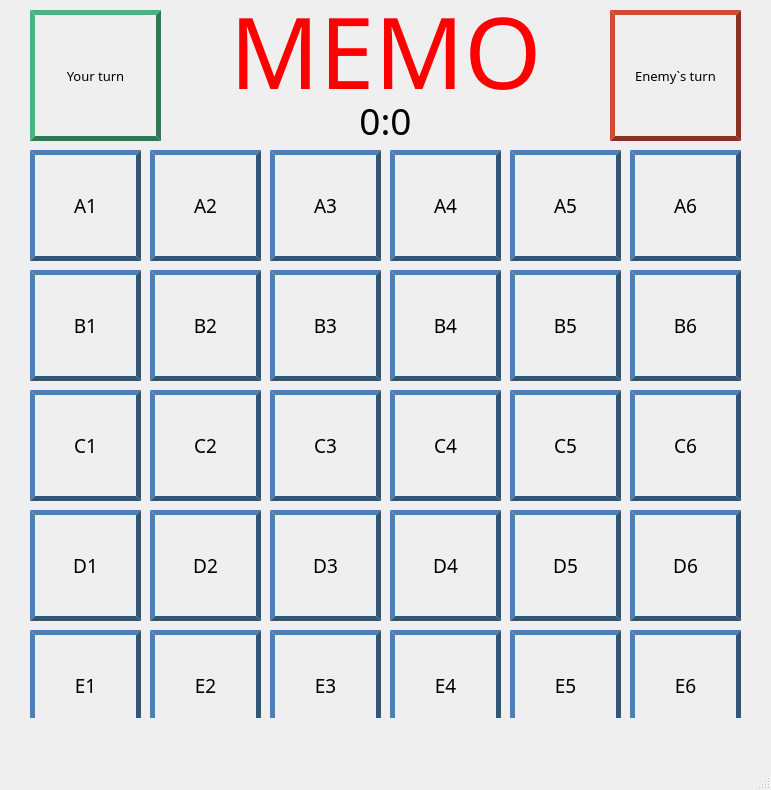
<?xml version="1.0" encoding="UTF-8"?>
<ui version="4.0">
 <class>MainWindow</class>
 <widget class="QMainWindow" name="MainWindow">
  <property name="geometry">
   <rect>
    <x>0</x>
    <y>0</y>
    <width>771</width>
    <height>790</height>
   </rect>
  </property>
  <property name="font">
   <font>
    <family>OCR A Extended</family>
    <pointsize>36</pointsize>
   </font>
  </property>
  <property name="windowTitle">
   <string>MainWindow</string>
  </property>
  <property name="styleSheet">
   <string notr="true">background: rgb(240,240,250)
qlineargradient(spread:pad, x1:0, y1:0, x2:1, y2:0, stop:0 rgba(254, 255,253, 255), stop:1 rgba(252, 253,251, 255))
                </string>
  </property>
  <widget class="QWidget" name="centralwidget">
   <widget class="QPushButton" name="A1">
    <property name="geometry">
     <rect>
      <x>30</x>
      <y>150</y>
      <width>111</width>
      <height>111</height>
     </rect>
    </property>
    <property name="font">
     <font>
      <family>Maki-Sans</family>
      <pointsize>14</pointsize>
     </font>
    </property>
    <property name="styleSheet">
     <string notr="true">QPushButton {
border: 5px solid #357;
border-style: outset;
}
QPushButton:pressed {
border: 5px solid #357;
border-style: outset;
background: rgb(60,90,150);
color: rgb(250,250,255);
}</string>
    </property>
    <property name="text">
     <string>A1</string>
    </property>
    <attribute name="buttonGroup">
     <string notr="true">buttons</string>
    </attribute>
   </widget>
   <widget class="QPushButton" name="A2">
    <property name="geometry">
     <rect>
      <x>150</x>
      <y>150</y>
      <width>111</width>
      <height>111</height>
     </rect>
    </property>
    <property name="font">
     <font>
      <family>Maki-Sans</family>
      <pointsize>14</pointsize>
     </font>
    </property>
    <property name="styleSheet">
     <string notr="true">QPushButton {
border: 5px solid #357;
border-style: outset;
}
QPushButton:pressed {
border: 5px solid #357;
border-style: outset;
background: rgb(60,90,150);
color: rgb(250,250,255);
}</string>
    </property>
    <property name="text">
     <string>A2</string>
    </property>
    <attribute name="buttonGroup">
     <string notr="true">buttons</string>
    </attribute>
   </widget>
   <widget class="QPushButton" name="A4">
    <property name="geometry">
     <rect>
      <x>390</x>
      <y>150</y>
      <width>111</width>
      <height>111</height>
     </rect>
    </property>
    <property name="font">
     <font>
      <family>Maki-Sans</family>
      <pointsize>14</pointsize>
     </font>
    </property>
    <property name="styleSheet">
     <string notr="true">QPushButton {
border: 5px solid #357;
border-style: outset;
}
QPushButton:pressed {
border: 5px solid #357;
border-style: outset;
background: rgb(60,90,150);
color: rgb(250,250,255);
}</string>
    </property>
    <property name="text">
     <string>A4</string>
    </property>
    <attribute name="buttonGroup">
     <string notr="true">buttons</string>
    </attribute>
   </widget>
   <widget class="QPushButton" name="A3">
    <property name="geometry">
     <rect>
      <x>270</x>
      <y>150</y>
      <width>111</width>
      <height>111</height>
     </rect>
    </property>
    <property name="font">
     <font>
      <family>Maki-Sans</family>
      <pointsize>14</pointsize>
     </font>
    </property>
    <property name="styleSheet">
     <string notr="true">QPushButton {
border: 5px solid #357;
border-style: outset;
}
QPushButton:pressed {
border: 5px solid #357;
border-style: outset;
background: rgb(60,90,150);
color: rgb(250,250,255);
}</string>
    </property>
    <property name="text">
     <string>A3</string>
    </property>
    <attribute name="buttonGroup">
     <string notr="true">buttons</string>
    </attribute>
   </widget>
   <widget class="QPushButton" name="A6">
    <property name="geometry">
     <rect>
      <x>630</x>
      <y>150</y>
      <width>111</width>
      <height>111</height>
     </rect>
    </property>
    <property name="font">
     <font>
      <family>Maki-Sans</family>
      <pointsize>14</pointsize>
     </font>
    </property>
    <property name="styleSheet">
     <string notr="true">QPushButton {
border: 5px solid #357;
border-style: outset;
}
QPushButton:pressed {
border: 5px solid #357;
border-style: outset;
background: rgb(60,90,150);
color: rgb(250,250,255);
}</string>
    </property>
    <property name="text">
     <string>A6</string>
    </property>
    <attribute name="buttonGroup">
     <string notr="true">buttons</string>
    </attribute>
   </widget>
   <widget class="QPushButton" name="A5">
    <property name="geometry">
     <rect>
      <x>510</x>
      <y>150</y>
      <width>111</width>
      <height>111</height>
     </rect>
    </property>
    <property name="font">
     <font>
      <family>Maki-Sans</family>
      <pointsize>14</pointsize>
     </font>
    </property>
    <property name="styleSheet">
     <string notr="true">QPushButton {
border: 5px solid #357;
border-style: outset;
}
QPushButton:pressed {
border: 5px solid #357;
border-style: outset;
background: rgb(60,90,150);
color: rgb(250,250,255);
}</string>
    </property>
    <property name="text">
     <string>A5</string>
    </property>
    <attribute name="buttonGroup">
     <string notr="true">buttons</string>
    </attribute>
   </widget>
   <widget class="QLabel" name="label">
    <property name="geometry">
     <rect>
      <x>30</x>
      <y>-10</y>
      <width>711</width>
      <height>121</height>
     </rect>
    </property>
    <property name="font">
     <font>
      <family>Snap ITC</family>
      <pointsize>74</pointsize>
     </font>
    </property>
    <property name="styleSheet">
     <string notr="true">color: rgb(255,0,0);</string>
    </property>
    <property name="text">
     <string>MEMO</string>
    </property>
    <property name="alignment">
     <set>Qt::AlignCenter</set>
    </property>
   </widget>
   <widget class="QPushButton" name="B2">
    <property name="geometry">
     <rect>
      <x>150</x>
      <y>270</y>
      <width>111</width>
      <height>111</height>
     </rect>
    </property>
    <property name="font">
     <font>
      <family>Maki-Sans</family>
      <pointsize>14</pointsize>
     </font>
    </property>
    <property name="styleSheet">
     <string notr="true">QPushButton {
border: 5px solid #357;
border-style: outset;
}
QPushButton:pressed {
border: 5px solid #357;
border-style: outset;
background: rgb(60,90,150);
color: rgb(250,250,255);
}</string>
    </property>
    <property name="text">
     <string>B2</string>
    </property>
    <attribute name="buttonGroup">
     <string notr="true">buttons</string>
    </attribute>
   </widget>
   <widget class="QPushButton" name="B6">
    <property name="geometry">
     <rect>
      <x>630</x>
      <y>270</y>
      <width>111</width>
      <height>111</height>
     </rect>
    </property>
    <property name="font">
     <font>
      <family>Maki-Sans</family>
      <pointsize>14</pointsize>
     </font>
    </property>
    <property name="styleSheet">
     <string notr="true">QPushButton {
border: 5px solid #357;
border-style: outset;
}
QPushButton:pressed {
border: 5px solid #357;
border-style: outset;
background: rgb(60,90,150);
color: rgb(250,250,255);
}</string>
    </property>
    <property name="text">
     <string>B6</string>
    </property>
    <attribute name="buttonGroup">
     <string notr="true">buttons</string>
    </attribute>
   </widget>
   <widget class="QPushButton" name="B4">
    <property name="geometry">
     <rect>
      <x>390</x>
      <y>270</y>
      <width>111</width>
      <height>111</height>
     </rect>
    </property>
    <property name="font">
     <font>
      <family>Maki-Sans</family>
      <pointsize>14</pointsize>
     </font>
    </property>
    <property name="styleSheet">
     <string notr="true">QPushButton {
border: 5px solid #357;
border-style: outset;
}
QPushButton:pressed {
border: 5px solid #357;
border-style: outset;
background: rgb(60,90,150);
color: rgb(250,250,255);
}</string>
    </property>
    <property name="text">
     <string>B4</string>
    </property>
    <attribute name="buttonGroup">
     <string notr="true">buttons</string>
    </attribute>
   </widget>
   <widget class="QPushButton" name="B5">
    <property name="geometry">
     <rect>
      <x>510</x>
      <y>270</y>
      <width>111</width>
      <height>111</height>
     </rect>
    </property>
    <property name="font">
     <font>
      <family>Maki-Sans</family>
      <pointsize>14</pointsize>
     </font>
    </property>
    <property name="styleSheet">
     <string notr="true">QPushButton {
border: 5px solid #357;
border-style: outset;
}
QPushButton:pressed {
border: 5px solid #357;
border-style: outset;
background: rgb(60,90,150);
color: rgb(250,250,255);
}</string>
    </property>
    <property name="text">
     <string>B5</string>
    </property>
    <attribute name="buttonGroup">
     <string notr="true">buttons</string>
    </attribute>
   </widget>
   <widget class="QPushButton" name="B3">
    <property name="geometry">
     <rect>
      <x>270</x>
      <y>270</y>
      <width>111</width>
      <height>111</height>
     </rect>
    </property>
    <property name="font">
     <font>
      <family>Maki-Sans</family>
      <pointsize>14</pointsize>
     </font>
    </property>
    <property name="styleSheet">
     <string notr="true">QPushButton {
border: 5px solid #357;
border-style: outset;
}
QPushButton:pressed {
border: 5px solid #357;
border-style: outset;
background: rgb(60,90,150);
color: rgb(250,250,255);
}</string>
    </property>
    <property name="text">
     <string>B3</string>
    </property>
    <attribute name="buttonGroup">
     <string notr="true">buttons</string>
    </attribute>
   </widget>
   <widget class="QPushButton" name="B1">
    <property name="geometry">
     <rect>
      <x>30</x>
      <y>270</y>
      <width>111</width>
      <height>111</height>
     </rect>
    </property>
    <property name="font">
     <font>
      <family>Maki-Sans</family>
      <pointsize>14</pointsize>
     </font>
    </property>
    <property name="styleSheet">
     <string notr="true">QPushButton {
border: 5px solid #357;
border-style: outset;
}
QPushButton:pressed {
border: 5px solid #357;
border-style: outset;
background: rgb(60,90,150);
color: rgb(250,250,255);
}</string>
    </property>
    <property name="text">
     <string>B1</string>
    </property>
    <attribute name="buttonGroup">
     <string notr="true">buttons</string>
    </attribute>
   </widget>
   <widget class="QPushButton" name="C2">
    <property name="geometry">
     <rect>
      <x>150</x>
      <y>390</y>
      <width>111</width>
      <height>111</height>
     </rect>
    </property>
    <property name="font">
     <font>
      <family>Maki-Sans</family>
      <pointsize>14</pointsize>
     </font>
    </property>
    <property name="styleSheet">
     <string notr="true">QPushButton {
border: 5px solid #357;
border-style: outset;
}
QPushButton:pressed {
border: 5px solid #357;
border-style: outset;
background: rgb(60,90,150);
color: rgb(250,250,255);
}</string>
    </property>
    <property name="text">
     <string>C2</string>
    </property>
    <attribute name="buttonGroup">
     <string notr="true">buttons</string>
    </attribute>
   </widget>
   <widget class="QPushButton" name="C6">
    <property name="geometry">
     <rect>
      <x>630</x>
      <y>390</y>
      <width>111</width>
      <height>111</height>
     </rect>
    </property>
    <property name="font">
     <font>
      <family>Maki-Sans</family>
      <pointsize>14</pointsize>
     </font>
    </property>
    <property name="styleSheet">
     <string notr="true">QPushButton {
border: 5px solid #357;
border-style: outset;
}
QPushButton:pressed {
border: 5px solid #357;
border-style: outset;
background: rgb(60,90,150);
color: rgb(250,250,255);
}</string>
    </property>
    <property name="text">
     <string>C6</string>
    </property>
    <attribute name="buttonGroup">
     <string notr="true">buttons</string>
    </attribute>
   </widget>
   <widget class="QPushButton" name="C4">
    <property name="geometry">
     <rect>
      <x>390</x>
      <y>390</y>
      <width>111</width>
      <height>111</height>
     </rect>
    </property>
    <property name="font">
     <font>
      <family>Maki-Sans</family>
      <pointsize>14</pointsize>
     </font>
    </property>
    <property name="styleSheet">
     <string notr="true">QPushButton {
border: 5px solid #357;
border-style: outset;
}
QPushButton:pressed {
border: 5px solid #357;
border-style: outset;
background: rgb(60,90,150);
color: rgb(250,250,255);
}</string>
    </property>
    <property name="text">
     <string>C4</string>
    </property>
    <attribute name="buttonGroup">
     <string notr="true">buttons</string>
    </attribute>
   </widget>
   <widget class="QPushButton" name="C5">
    <property name="geometry">
     <rect>
      <x>510</x>
      <y>390</y>
      <width>111</width>
      <height>111</height>
     </rect>
    </property>
    <property name="font">
     <font>
      <family>Maki-Sans</family>
      <pointsize>14</pointsize>
     </font>
    </property>
    <property name="styleSheet">
     <string notr="true">QPushButton {
border: 5px solid #357;
border-style: outset;
}
QPushButton:pressed {
border: 5px solid #357;
border-style: outset;
background: rgb(60,90,150);
color: rgb(250,250,255);
}</string>
    </property>
    <property name="text">
     <string>C5</string>
    </property>
    <attribute name="buttonGroup">
     <string notr="true">buttons</string>
    </attribute>
   </widget>
   <widget class="QPushButton" name="C3">
    <property name="geometry">
     <rect>
      <x>270</x>
      <y>390</y>
      <width>111</width>
      <height>111</height>
     </rect>
    </property>
    <property name="font">
     <font>
      <family>Maki-Sans</family>
      <pointsize>14</pointsize>
     </font>
    </property>
    <property name="styleSheet">
     <string notr="true">QPushButton {
border: 5px solid #357;
border-style: outset;
}
QPushButton:pressed {
border: 5px solid #357;
border-style: outset;
background: rgb(60,90,150);
color: rgb(250,250,255);
}</string>
    </property>
    <property name="text">
     <string>C3</string>
    </property>
    <attribute name="buttonGroup">
     <string notr="true">buttons</string>
    </attribute>
   </widget>
   <widget class="QPushButton" name="C1">
    <property name="geometry">
     <rect>
      <x>30</x>
      <y>390</y>
      <width>111</width>
      <height>111</height>
     </rect>
    </property>
    <property name="font">
     <font>
      <family>Maki-Sans</family>
      <pointsize>14</pointsize>
     </font>
    </property>
    <property name="styleSheet">
     <string notr="true">QPushButton {
border: 5px solid #357;
border-style: outset;
}
QPushButton:pressed {
border: 5px solid #357;
border-style: outset;
background: rgb(60,90,150);
color: rgb(250,250,255);
}</string>
    </property>
    <property name="text">
     <string>C1</string>
    </property>
    <attribute name="buttonGroup">
     <string notr="true">buttons</string>
    </attribute>
   </widget>
   <widget class="QPushButton" name="D5">
    <property name="geometry">
     <rect>
      <x>510</x>
      <y>510</y>
      <width>111</width>
      <height>111</height>
     </rect>
    </property>
    <property name="font">
     <font>
      <family>Maki-Sans</family>
      <pointsize>14</pointsize>
     </font>
    </property>
    <property name="styleSheet">
     <string notr="true">QPushButton {
border: 5px solid #357;
border-style: outset;
}
QPushButton:pressed {
border: 5px solid #357;
border-style: outset;
background: rgb(60,90,150);
color: rgb(250,250,255);
}</string>
    </property>
    <property name="text">
     <string>D5</string>
    </property>
    <attribute name="buttonGroup">
     <string notr="true">buttons</string>
    </attribute>
   </widget>
   <widget class="QPushButton" name="D1">
    <property name="geometry">
     <rect>
      <x>30</x>
      <y>510</y>
      <width>111</width>
      <height>111</height>
     </rect>
    </property>
    <property name="font">
     <font>
      <family>Maki-Sans</family>
      <pointsize>14</pointsize>
     </font>
    </property>
    <property name="styleSheet">
     <string notr="true">QPushButton {
border: 5px solid #357;
border-style: outset;
}
QPushButton:pressed {
border: 5px solid #357;
border-style: outset;
background: rgb(60,90,150);
color: rgb(250,250,255);
}</string>
    </property>
    <property name="text">
     <string>D1</string>
    </property>
    <attribute name="buttonGroup">
     <string notr="true">buttons</string>
    </attribute>
   </widget>
   <widget class="QPushButton" name="E3">
    <property name="geometry">
     <rect>
      <x>270</x>
      <y>630</y>
      <width>111</width>
      <height>111</height>
     </rect>
    </property>
    <property name="font">
     <font>
      <family>Maki-Sans</family>
      <pointsize>14</pointsize>
     </font>
    </property>
    <property name="styleSheet">
     <string notr="true">QPushButton {
border: 5px solid #357;
border-style: outset;
}
QPushButton:pressed {
border: 5px solid #357;
border-style: outset;
background: rgb(60,90,150);
color: rgb(250,250,255);
}</string>
    </property>
    <property name="text">
     <string>E3</string>
    </property>
    <attribute name="buttonGroup">
     <string notr="true">buttons</string>
    </attribute>
   </widget>
   <widget class="QPushButton" name="E4">
    <property name="geometry">
     <rect>
      <x>390</x>
      <y>630</y>
      <width>111</width>
      <height>111</height>
     </rect>
    </property>
    <property name="font">
     <font>
      <family>Maki-Sans</family>
      <pointsize>14</pointsize>
     </font>
    </property>
    <property name="styleSheet">
     <string notr="true">QPushButton {
border: 5px solid #357;
border-style: outset;
}
QPushButton:pressed {
border: 5px solid #357;
border-style: outset;
background: rgb(60,90,150);
color: rgb(250,250,255);
}</string>
    </property>
    <property name="text">
     <string>E4</string>
    </property>
    <attribute name="buttonGroup">
     <string notr="true">buttons</string>
    </attribute>
   </widget>
   <widget class="QPushButton" name="D6">
    <property name="geometry">
     <rect>
      <x>630</x>
      <y>510</y>
      <width>111</width>
      <height>111</height>
     </rect>
    </property>
    <property name="font">
     <font>
      <family>Maki-Sans</family>
      <pointsize>14</pointsize>
     </font>
    </property>
    <property name="styleSheet">
     <string notr="true">QPushButton {
border: 5px solid #357;
border-style: outset;
}
QPushButton:pressed {
border: 5px solid #357;
border-style: outset;
background: rgb(60,90,150);
color: rgb(250,250,255);
}</string>
    </property>
    <property name="text">
     <string>D6</string>
    </property>
    <attribute name="buttonGroup">
     <string notr="true">buttons</string>
    </attribute>
   </widget>
   <widget class="QPushButton" name="E2">
    <property name="geometry">
     <rect>
      <x>150</x>
      <y>630</y>
      <width>111</width>
      <height>111</height>
     </rect>
    </property>
    <property name="font">
     <font>
      <family>Maki-Sans</family>
      <pointsize>14</pointsize>
     </font>
    </property>
    <property name="styleSheet">
     <string notr="true">QPushButton {
border: 5px solid #357;
border-style: outset;
}
QPushButton:pressed {
border: 5px solid #357;
border-style: outset;
background: rgb(60,90,150);
color: rgb(250,250,255);
}</string>
    </property>
    <property name="text">
     <string>E2</string>
    </property>
    <attribute name="buttonGroup">
     <string notr="true">buttons</string>
    </attribute>
   </widget>
   <widget class="QPushButton" name="D3">
    <property name="geometry">
     <rect>
      <x>270</x>
      <y>510</y>
      <width>111</width>
      <height>111</height>
     </rect>
    </property>
    <property name="font">
     <font>
      <family>Maki-Sans</family>
      <pointsize>14</pointsize>
     </font>
    </property>
    <property name="styleSheet">
     <string notr="true">QPushButton {
border: 5px solid #357;
border-style: outset;
}
QPushButton:pressed {
border: 5px solid #357;
border-style: outset;
background: rgb(60,90,150);
color: rgb(250,250,255);
}</string>
    </property>
    <property name="text">
     <string>D3</string>
    </property>
    <attribute name="buttonGroup">
     <string notr="true">buttons</string>
    </attribute>
   </widget>
   <widget class="QPushButton" name="E6">
    <property name="geometry">
     <rect>
      <x>630</x>
      <y>630</y>
      <width>111</width>
      <height>111</height>
     </rect>
    </property>
    <property name="font">
     <font>
      <family>Maki-Sans</family>
      <pointsize>14</pointsize>
     </font>
    </property>
    <property name="styleSheet">
     <string notr="true">QPushButton {
border: 5px solid #357;
border-style: outset;
}
QPushButton:pressed {
border: 5px solid #357;
border-style: outset;
background: rgb(60,90,150);
color: rgb(250,250,255);
}</string>
    </property>
    <property name="text">
     <string>E6</string>
    </property>
    <attribute name="buttonGroup">
     <string notr="true">buttons</string>
    </attribute>
   </widget>
   <widget class="QPushButton" name="E1">
    <property name="geometry">
     <rect>
      <x>30</x>
      <y>630</y>
      <width>111</width>
      <height>111</height>
     </rect>
    </property>
    <property name="font">
     <font>
      <family>Maki-Sans</family>
      <pointsize>14</pointsize>
     </font>
    </property>
    <property name="styleSheet">
     <string notr="true">QPushButton {
border: 5px solid #357;
border-style: outset;
}
QPushButton:pressed {
border: 5px solid #357;
border-style: outset;
background: rgb(60,90,150);
color: rgb(250,250,255);
}</string>
    </property>
    <property name="text">
     <string>E1</string>
    </property>
    <attribute name="buttonGroup">
     <string notr="true">buttons</string>
    </attribute>
   </widget>
   <widget class="QPushButton" name="E5">
    <property name="geometry">
     <rect>
      <x>510</x>
      <y>630</y>
      <width>111</width>
      <height>111</height>
     </rect>
    </property>
    <property name="font">
     <font>
      <family>Maki-Sans</family>
      <pointsize>14</pointsize>
     </font>
    </property>
    <property name="styleSheet">
     <string notr="true">QPushButton {
border: 5px solid #357;
border-style: outset;
}
QPushButton:pressed {
border: 5px solid #357;
border-style: outset;
background: rgb(60,90,150);
color: rgb(250,250,255);
}</string>
    </property>
    <property name="text">
     <string>E5</string>
    </property>
    <attribute name="buttonGroup">
     <string notr="true">buttons</string>
    </attribute>
   </widget>
   <widget class="QPushButton" name="D2">
    <property name="geometry">
     <rect>
      <x>150</x>
      <y>510</y>
      <width>111</width>
      <height>111</height>
     </rect>
    </property>
    <property name="font">
     <font>
      <family>Maki-Sans</family>
      <pointsize>14</pointsize>
     </font>
    </property>
    <property name="styleSheet">
     <string notr="true">QPushButton {
border: 5px solid #357;
border-style: outset;
}
QPushButton:pressed {
border: 5px solid #357;
border-style: outset;
background: rgb(60,90,150);
color: rgb(250,250,255);
}</string>
    </property>
    <property name="text">
     <string>D2</string>
    </property>
    <attribute name="buttonGroup">
     <string notr="true">buttons</string>
    </attribute>
   </widget>
   <widget class="QPushButton" name="D4">
    <property name="geometry">
     <rect>
      <x>390</x>
      <y>510</y>
      <width>111</width>
      <height>111</height>
     </rect>
    </property>
    <property name="font">
     <font>
      <family>Maki-Sans</family>
      <pointsize>14</pointsize>
     </font>
    </property>
    <property name="styleSheet">
     <string notr="true">QPushButton {
border: 5px solid #357;
border-style: outset;
}
QPushButton:pressed {
border: 5px solid #357;
border-style: outset;
background: rgb(60,90,150);
color: rgb(250,250,255);
}</string>
    </property>
    <property name="text">
     <string>D4</string>
    </property>
    <attribute name="buttonGroup">
     <string notr="true">buttons</string>
    </attribute>
   </widget>
   <widget class="QPushButton" name="your_turn">
    <property name="geometry">
     <rect>
      <x>30</x>
      <y>10</y>
      <width>131</width>
      <height>131</height>
     </rect>
    </property>
    <property name="font">
     <font>
      <family>Maki-Sans</family>
      <pointsize>10</pointsize>
     </font>
    </property>
    <property name="styleSheet">
     <string notr="true">QPushButton {
border: 5px solid #375;
border-style: outset;
color: black;
}</string>
    </property>
    <property name="text">
     <string>Your turn</string>
    </property>
   </widget>
   <widget class="QPushButton" name="enemys_turn">
    <property name="geometry">
     <rect>
      <x>610</x>
      <y>10</y>
      <width>131</width>
      <height>131</height>
     </rect>
    </property>
    <property name="font">
     <font>
      <family>Maki-Sans</family>
      <pointsize>10</pointsize>
     </font>
    </property>
    <property name="styleSheet">
     <string notr="true">QPushButton {
border: 5px solid #832;
border-style: outset;
color: black;
}</string>
    </property>
    <property name="text">
     <string>Enemy`s turn</string>
    </property>
   </widget>
   <widget class="QLabel" name="score">
    <property name="geometry">
     <rect>
      <x>170</x>
      <y>100</y>
      <width>431</width>
      <height>41</height>
     </rect>
    </property>
    <property name="font">
     <font>
      <family>Snap ITC</family>
      <pointsize>28</pointsize>
     </font>
    </property>
    <property name="accessibleName">
     <string/>
    </property>
    <property name="styleSheet">
     <string notr="true">color: rgb(0,0,0);</string>
    </property>
    <property name="text">
     <string>0:0</string>
    </property>
    <property name="alignment">
     <set>Qt::AlignCenter</set>
    </property>
   </widget>
  </widget>
  <widget class="QMenuBar" name="menubar">
   <property name="geometry">
    <rect>
     <x>0</x>
     <y>0</y>
     <width>771</width>
     <height>26</height>
    </rect>
   </property>
  </widget>
  <widget class="QStatusBar" name="statusbar"/>
 </widget>
 <resources/>
 <connections/>
 <buttongroups>
  <buttongroup name="buttons"/>
 </buttongroups>
</ui>
